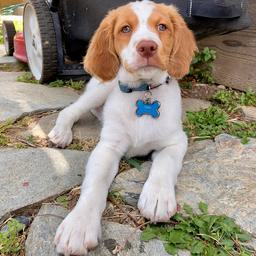
#> input picture finn_examples/notebooks/images/finn.jpg, 256 x 256 px
$ jupyter execute --allow-errors 7_super_res_with_espcn.ipynb   (shell and % lines are left out)
#> lines starting #> are read from the running program, lines starting #| are printed output that depends on the picture
# Initialize the accelerator

### Remember to install the following dependencies:

[cell 1]
from finn_examples import models
print(list(filter(lambda x: "super_res" in x, dir(models))))

#> (a cell that did not finish here is left out)

#> (a cell that did not finish here is left out)

# Load example image

[cell 4]
import numpy as np
from PIL import Image

hr_image_golden = Image.open("images/finn.jpg")
#> hr_image_golden is the input picture: PIL image 256x256 RGB; mean R, G, B 148.6, 138.6, 124.5
hr_image_shape = (*hr_image_golden.size, 3)
#> hr_image_shape = (256, 256, 3)
print(f"Image shape: {hr_image_shape}")
#| Image shape: (256, 256, 3)
hr_image_golden

Downscale the example image

[cell 5]
lr_image = hr_image_golden.resize((128,128))
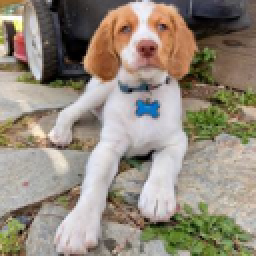
#> lr_image: PIL image 128x128 RGB (shown 2 times larger); mean R, G, B 148.6, 138.6, 124.5
lr_image_shape = (*lr_image.size, 3)
#> lr_image_shape = (128, 128, 3)
print(f"Image shape: {lr_image_shape}")
#| Image shape: (128, 128, 3)
lr_image


$ run again, with finn_examples/notebooks/images/test.jpg copied over finn_examples/notebooks/images/finn.jpg
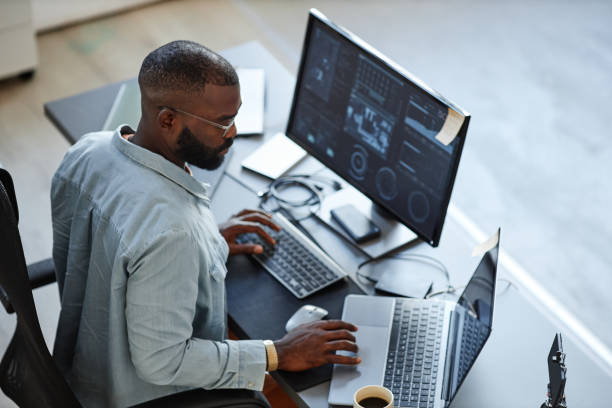
#> input picture finn_examples/notebooks/images/test.jpg, 612 x 408 px
#> hr_image_golden is the input picture: PIL image 612x408 RGB; mean R, G, B 135.1, 143.8, 151.1
#| Image shape: (612, 408, 3)
#> `lr_image = hr_image_golden.resize((128,128))`:
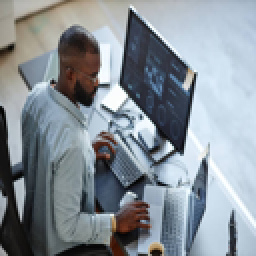
#> lr_image: PIL image 128x128 RGB (shown 2 times larger); mean R, G, B 135.1, 143.8, 151.1
#| Image shape: (128, 128, 3)
